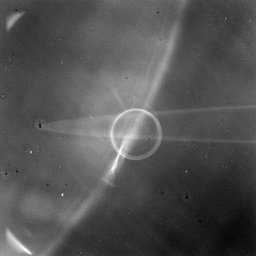
#> input picture lab4/image.jpg, 256 x 256 px, shrunk from 840 x 840 before the run
$ python main.py
#> lines starting #> are read from the running program, lines starting #| are printed output that depends on the picture
from PIL  import Image
from math import *

#import picture1 and convert it to L mode (only one component)
img      = Image.open("./image.jpg")
#> img is the input picture: PIL image 256x256 L; min 0, max 255, mean 82.6
img_data = img.convert("L").getdata()

lst_mask = [[1, 1, 1, 1, 1, 1],
            [1, 1, 1, 1, 1, 1],
            [1, 1, 1, 1, 1, 1],
            [1, 1, 1, 1, 1, 1],
            [1, 1, 1, 1, 1, 1],
            [1, 1, 1, 1, 1, 1]]
coef = 0
for i in range(len(lst_mask)):
    for j in range(len(lst_mask[i])):
        coef += lst_mask[i][j]

lst_mask_gauss = [[0, 1, 0],
                  [1, -4, 1],
                  [0, 1, 0]]
coef_gauss = 0
for i in range(len(lst_mask_gauss)):
    for j in range(len(lst_mask_gauss[i])):
        coef_gauss += lst_mask_gauss[i][j]
coef_gauss = 1

lst_mask_laplas = [[0,  1, 0],
                   [1, -4, 1],
                   [0,  1, 0]]
coef_laplas = 0
for i in range(len(lst_mask_laplas)):
    for j in range(len(lst_mask_laplas[i])):
        coef_gauss += lst_mask_laplas[i][j]


lst_lin_filt = []
lst_gauss_filt = []
lst_laplas_filt = []
# linear filter
for j in range(img.size[1]):
    for i in range(img.size[0]):
        pixel = 0
        for mask_j in range(len(lst_mask)):
            for mask_i in range(len(lst_mask[mask_j])):
                try:
                    pixel += img_data[(j - floor(len(lst_mask)/2) + mask_j)*img.size[1] + i - floor(len(lst_mask[mask_j])/2) + mask_i]*lst_mask[mask_j][mask_i]
                except IndexError:
                    pixel += img_data[j*img.size[1] + i]*lst_mask[mask_j][mask_i]
        pixel /= coef
        lst_lin_filt.append(int(pixel))
#> after the loop, lst_lin_filt = 65536 items

img_new = Image.new("L", img.size)
#> img_new: PIL image 256x256 L; every value is 0
img_new.putdata(lst_lin_filt)
img_new.save("./image_lin_filter.jpg")

#gauss filter
for j in range(img.size[1]):
    for i in range(img.size[0]):
        pixel = 0
        for mask_j in range(len(lst_mask_gauss)):
            for mask_i in range(len(lst_mask_gauss[mask_j])):
                try:
                    pixel += img_data[(j - floor(len(lst_mask_gauss)/2) + mask_j)*img.size[1] + i - floor(len(lst_mask_gauss[mask_j])/2) + mask_i]*lst_mask_gauss[mask_j][mask_i]
                except IndexError:
                    pixel += img_data[j*img.size[1] + i]*lst_mask_gauss[mask_j][mask_i]
        pixel /= coef_gauss
        lst_gauss_filt.append(int(pixel))
#> after the loop, lst_gauss_filt = 65536 items

img_new = Image.new("L", img.size)
img_new.putdata(lst_gauss_filt)
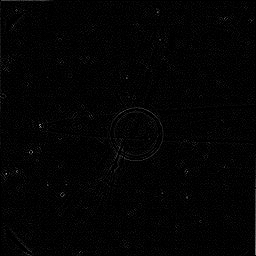
#> img_new: PIL image 256x256 L; min 0, max 163, mean 3.3
img_new.save("./image_gauss_filter.jpg")

#laplasian
for j in range(img.size[1]):
    for i in range(img.size[0]):
        pixel = img_data[j*img.size[1] + i]
        for mask_j in range(len(lst_mask_laplas)):
            for mask_i in range(len(lst_mask_laplas[mask_j])):
                try:
                    pixel -= img_data[(j - floor(len(lst_mask_laplas)/2) + mask_j)*img.size[1] + i - floor(len(lst_mask_laplas[mask_j])/2) + mask_i]*lst_mask_laplas[mask_j][mask_i]
                except IndexError:
                    pixel -= img_data[j*img.size[1] + i]*lst_mask_laplas[mask_j][mask_i]
        lst_laplas_filt.append(int(pixel))
#> after the loop, lst_laplas_filt = 65536 items

img_new = Image.new("L", img.size)
img_new.putdata(lst_laplas_filt)
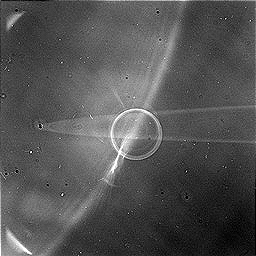
#> img_new: PIL image 256x256 L; min 0, max 255, mean 82.7
img_new.save("./image_laplas_filter.jpg")

#нерезкое маскирование
lst_mask_g = []
for i in range(img.size[1]*img.size[0]):
    lst_mask_g.append(img_data[i] - lst_lin_filt[i])
#> after the loop, lst_mask_g = 65536 items
lst_g_filt = []
for i in range(img.size[1]*img.size[0]):
    lst_g_filt.append(img_data[i] + int(lst_mask_g[i]))
#> after the loop, lst_g_filt = 65536 items
img_new = Image.new("L", img.size)
img_new.putdata(lst_g_filt)
img_new.save("./image_g_filter.jpg")

#median
window_x = 3
window_y = 3
lst_median_filt = []
lst_median_min_filt = []
lst_median_max_filt = []
for j in range(img.size[1]):
    for i in range(img.size[0]):
        temp = []
        for mask_j in range(window_y):
            for mask_i in range(window_x):
                try:
                    temp.append(img_data[(j - floor(window_y/2) + mask_j)*img.size[1] + i - floor(window_x/2) + mask_i])
                except IndexError:
                    temp.append(img_data[(j)*img.size[1] + i])
        temp.sort()
        lst_median_filt.append(temp[floor(window_x*window_y/2)])
        lst_median_max_filt.append(temp[-1])
        lst_median_min_filt.append(temp[0])
#> after the loop, lst_median_filt = 65536 items; lst_median_max_filt = 65536 items; lst_median_min_filt = 65536 items

img_new = Image.new("L", img.size)
img_new.putdata(lst_median_filt)
img_new.save("./image_median_filter.jpg")

img_new = Image.new("L", img.size)
img_new.putdata(lst_median_max_filt)
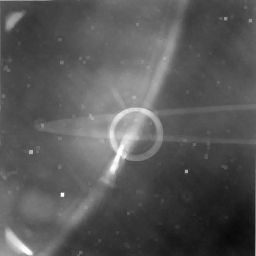
#> img_new: PIL image 256x256 L; min 9, max 255, mean 87.4
img_new.save("./image_median_max_filter.jpg")

img_new = Image.new("L", img.size)
img_new.putdata(lst_median_min_filt)
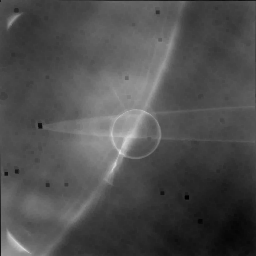
#> img_new: PIL image 256x256 L; min 0, max 223, mean 78
img_new.save("./image_median_min_filter.jpg")
